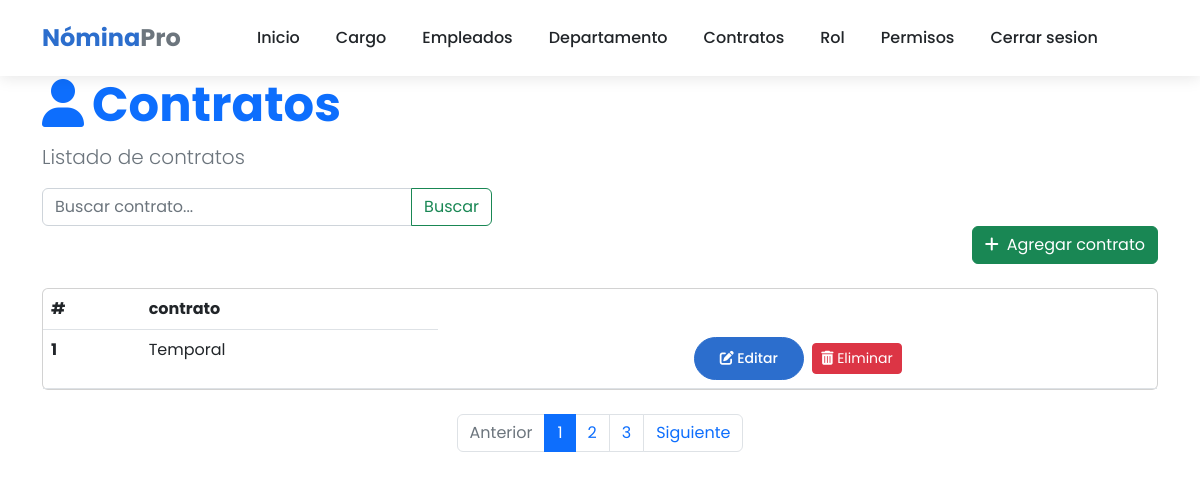
/nomina/list_contrato (signed in), run on an earlier commit of the app's database.
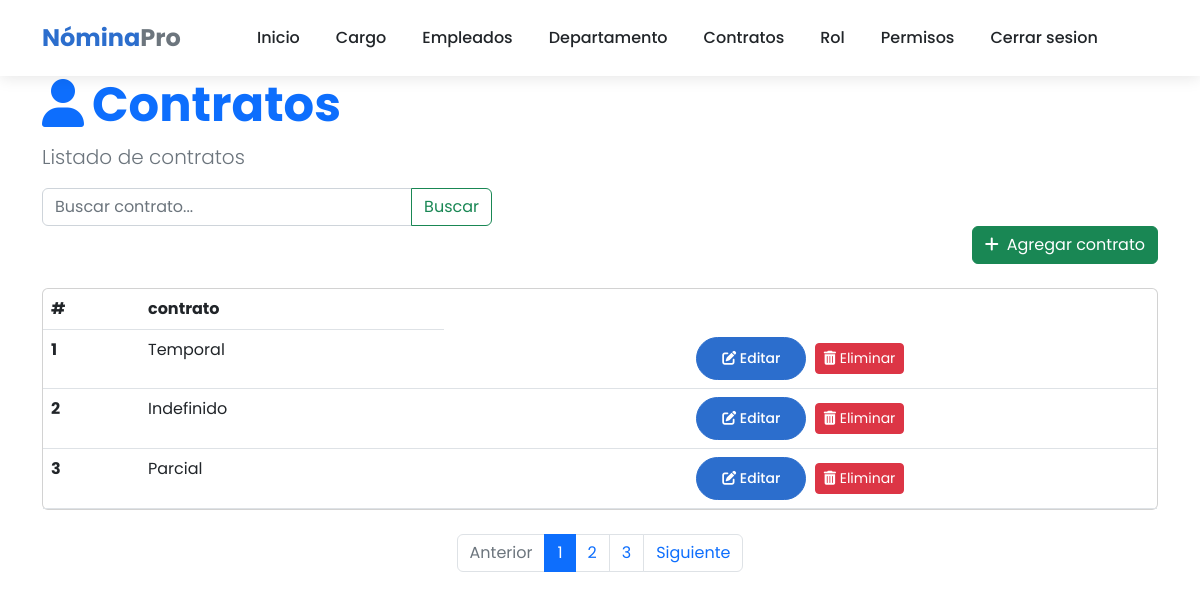
And on a later commit of the database.
### core/models.py (models this page shows, shortened)
class TipoContrato(models.Model):
    descripcion = models.CharField(max_length=100)

### core/views.py (the view)
# urls.py: path('list_contrato', views.list_contrato, name="list_contrato"),
@login_required
def list_contrato (request):
    query= request.GET.get('q',None)
    print(query)
    if query: contratos = TipoContrato.objects.filter(descripcion__icontains=query)
    else: contratos = TipoContrato.objects.all()
    context = {'contratos': contratos, 'title': 'Listado de nomina'}
    return render(request, 'contratos/list.html', context)

### template/contratos/list.html (shortened to what this page needs)
{% extends "home.html" %}
{% block content %}
<div class="container">
    <header class="page-header">
        <h1 class="display-5 fw-bold text-primary">
            <i class="fas fa-user me-2"></i>Contratos
        </h1>
        <p class="lead text-muted">Listado de contratos</p>
    </header>
    <form action="" style="max-width: 450px;">
        <div class="input-group">
            <input type="text" class="form-control" placeholder="Buscar contrato..." name="q" value="{{ request.GET.q }}">
            <button class="btn btn-outline-success" data-bs-toggle="tooltip" data-bs-title="Escriba parte del apellido y click en buscar">
                Buscar
            </button>
        </div>
    </form>
    <div class="d-flex justify-content-end mb-4">
        <a class="btn btn-success text-white"  href="{% url 'core:create_contrato' %}">
            <i class="fas fa-plus me-2"></i>Agregar contrato
        </a>
    </div>
    <div class="card mb-4">
        <div class="card-body p-0">
            <div class="table-responsive">
                <table class="table table-hover mb-0">
                    <thead>
                        <tr>
                            <th scope="col">#</th>
                            <th scope="col">contrato</th>
                    </thead>
                    <tbody>
                       {% for contrato in contratos %}
                        <tr>
                            <th scope="row">{{contrato.id}}</th>
                            <td>{{contrato.descripcion}}</td>
                            <td class="text-center">
                                <a href="{% url 'core:update_contrato' contrato.id %}" class="btn btn-sm btn-primary me-1">
                                    <i class="fas fa-edit"></i> Editar
                                </a>
                                <a  href="{% url 'core:delete_contrato' contrato.id %}" class="btn btn-sm btn-danger">
                                    <i class="fas fa-trash-alt"></i> Eliminar
                                </a>
                            </td>
                        </tr>
                       {% endfor %}
                    </tbody>
                </table>
            </div>
        </div>
    </div>
    <nav aria-label="Page navigation" class="mb-4">
        <ul class="pagination justify-content-center">
            <li class="page-item disabled">
                <a class="page-link" href="#" tabindex="-1" aria-disabled="true">Anterior</a>
            </li>
            <li class="page-item active"><a class="page-link" href="#">1</a></li>
            <li class="page-item"><a class="page-link" href="#">2</a></li>
            <li class="page-item"><a class="page-link" href="#">3</a></li>
            <li class="page-item">
                <a class="page-link" href="#">Siguiente</a>
            </li>
        </ul>
    </nav>
</div>
{% endblock %}

What changed in the data, as far as the page shows it:
added TipoContrato: id "2", descripcion "Indefinido"
added TipoContrato: id "3", descripcion "Parcial"
